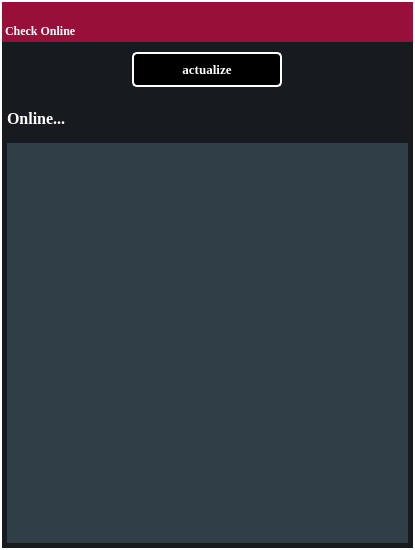
<?xml version="1.0" encoding="UTF-8"?>
<ui version="4.0">
 <class>UserOnline</class>
 <widget class="QWidget" name="UserOnline">
  <property name="geometry">
   <rect>
    <x>0</x>
    <y>0</y>
    <width>415</width>
    <height>550</height>
   </rect>
  </property>
  <property name="minimumSize">
   <size>
    <width>390</width>
    <height>500</height>
   </size>
  </property>
  <property name="maximumSize">
   <size>
    <width>415</width>
    <height>550</height>
   </size>
  </property>
  <property name="windowTitle">
   <string>Form</string>
  </property>
  <layout class="QGridLayout" name="gridLayout">
   <property name="leftMargin">
    <number>0</number>
   </property>
   <property name="topMargin">
    <number>0</number>
   </property>
   <property name="rightMargin">
    <number>0</number>
   </property>
   <property name="bottomMargin">
    <number>0</number>
   </property>
   <property name="spacing">
    <number>0</number>
   </property>
   <item row="0" column="0">
    <widget class="QFrame" name="main_frame">
     <property name="styleSheet">
      <string notr="true">QFrame{
		background:rgb(23, 27, 31);
		border:2px solid rgb(255,255,255);
}</string>
     </property>
     <property name="frameShape">
      <enum>QFrame::StyledPanel</enum>
     </property>
     <property name="frameShadow">
      <enum>QFrame::Raised</enum>
     </property>
     <layout class="QVBoxLayout" name="verticalLayout">
      <property name="spacing">
       <number>0</number>
      </property>
      <property name="leftMargin">
       <number>0</number>
      </property>
      <property name="topMargin">
       <number>0</number>
      </property>
      <property name="rightMargin">
       <number>0</number>
      </property>
      <property name="bottomMargin">
       <number>0</number>
      </property>
      <item>
       <widget class="QFrame" name="Top_frame">
        <property name="minimumSize">
         <size>
          <width>0</width>
          <height>40</height>
         </size>
        </property>
        <property name="maximumSize">
         <size>
          <width>16777215</width>
          <height>40</height>
         </size>
        </property>
        <property name="styleSheet">
         <string notr="true">QFrame{
		background:rgb(152, 16, 57);
		border:none;
}</string>
        </property>
        <property name="frameShape">
         <enum>QFrame::StyledPanel</enum>
        </property>
        <property name="frameShadow">
         <enum>QFrame::Raised</enum>
        </property>
        <widget class="QPushButton" name="Close_Button">
         <property name="geometry">
          <rect>
           <x>372</x>
           <y>3</y>
           <width>35</width>
           <height>35</height>
          </rect>
         </property>
         <property name="styleSheet">
          <string notr="true">QPushButton{
		background:rgb(152, 16, 57);
		color:rgb(0,0,0);
		border-top-left-radius:5px;
		border-top-right-radius:5px;
		border-bottom-right-radius:5px;
		border-bottom-left-radius:5px;
		border:0px solid rgb(255,255,255);
}

QPushButton::hover{
		background:rgb(23, 27, 31);
		color:rgb(57, 69, 81);
		border-top-left-radius:5px;
		border-top-right-radius:5px;
		border-bottom-right-radius:5px;
		border-bottom-left-radius:5px;
		border:0px solid rgb(255,255,255);
}
</string>
         </property>
         <property name="text">
          <string/>
         </property>
         <property name="iconSize">
          <size>
           <width>35</width>
           <height>35</height>
          </size>
         </property>
        </widget>
        <widget class="QPushButton" name="minimized_Button">
         <property name="geometry">
          <rect>
           <x>328</x>
           <y>2</y>
           <width>35</width>
           <height>35</height>
          </rect>
         </property>
         <property name="styleSheet">
          <string notr="true">QPushButton{
		background:rgb(152, 16, 57);
		color:rgb(0,0,0);
		border-top-left-radius:5px;
		border-top-right-radius:5px;
		border-bottom-right-radius:5px;
		border-bottom-left-radius:5px;
		border:0px solid rgb(255,255,255);
}

QPushButton::hover{
		background:rgb(23, 27, 31);
		color:rgb(57, 69, 81);
		border-top-left-radius:5px;
		border-top-right-radius:5px;
		border-bottom-right-radius:5px;
		border-bottom-left-radius:5px;
		border:0px solid rgb(255,255,255);
}
</string>
         </property>
         <property name="text">
          <string/>
         </property>
         <property name="iconSize">
          <size>
           <width>35</width>
           <height>35</height>
          </size>
         </property>
        </widget>
        <widget class="QLabel" name="label_2">
         <property name="geometry">
          <rect>
           <x>3</x>
           <y>3</y>
           <width>231</width>
           <height>33</height>
          </rect>
         </property>
         <property name="font">
          <font>
           <family>Georgia</family>
           <pointsize>9</pointsize>
           <weight>75</weight>
           <bold>true</bold>
          </font>
         </property>
         <property name="styleSheet">
          <string notr="true">QLabel{
	color:rgb(255,255,255);
}</string>
         </property>
         <property name="text">
          <string>Check Online</string>
         </property>
         <property name="alignment">
          <set>Qt::AlignBottom|Qt::AlignLeading|Qt::AlignLeft</set>
         </property>
        </widget>
       </widget>
      </item>
      <item>
       <widget class="QFrame" name="frame_2">
        <property name="styleSheet">
         <string notr="true">QFrame{
	border:none;

}</string>
        </property>
        <property name="frameShape">
         <enum>QFrame::StyledPanel</enum>
        </property>
        <property name="frameShadow">
         <enum>QFrame::Raised</enum>
        </property>
        <layout class="QVBoxLayout" name="verticalLayout_3">
         <property name="leftMargin">
          <number>5</number>
         </property>
         <property name="topMargin">
          <number>10</number>
         </property>
         <property name="rightMargin">
          <number>5</number>
         </property>
         <property name="bottomMargin">
          <number>5</number>
         </property>
         <item>
          <layout class="QVBoxLayout" name="verticalLayout_2">
           <item alignment="Qt::AlignHCenter">
            <widget class="QPushButton" name="Update_Button">
             <property name="minimumSize">
              <size>
               <width>150</width>
               <height>35</height>
              </size>
             </property>
             <property name="maximumSize">
              <size>
               <width>150</width>
               <height>35</height>
              </size>
             </property>
             <property name="font">
              <font>
               <family>Georgia</family>
               <pointsize>10</pointsize>
               <weight>75</weight>
               <bold>true</bold>
              </font>
             </property>
             <property name="styleSheet">
              <string notr="true">QPushButton{
	background:rgb(0,0,0);
	color:rgb(255,255,255);
	border:2px solid rgb(255,255,255);
	border-top-left-radius:5px;
	border-top-right-radius:5px;
	border-bottom-right-radius:5px;
	border-bottom-left-radius:5px;
	
}

QPushButton::hover{
	background:rgb(255,255,255);
	color:rgb(0,0,0);
	border:2px solid rgb(0,0,0);
	border-top-left-radius:5px;
	border-top-right-radius:5px;
	border-bottom-right-radius:5px;
	border-bottom-left-radius:5px;
	
}</string>
             </property>
             <property name="text">
              <string>actualize</string>
             </property>
             <property name="iconSize">
              <size>
               <width>25</width>
               <height>25</height>
              </size>
             </property>
            </widget>
           </item>
           <item>
            <spacer name="verticalSpacer">
             <property name="orientation">
              <enum>Qt::Vertical</enum>
             </property>
             <property name="sizeHint" stdset="0">
              <size>
               <width>20</width>
               <height>18</height>
              </size>
             </property>
            </spacer>
           </item>
           <item>
            <widget class="QFrame" name="frame">
             <property name="minimumSize">
              <size>
               <width>0</width>
               <height>38</height>
              </size>
             </property>
             <property name="styleSheet">
              <string notr="true">QFrame{
		background:rgb(23, 27, 31);
}</string>
             </property>
             <property name="frameShape">
              <enum>QFrame::StyledPanel</enum>
             </property>
             <property name="frameShadow">
              <enum>QFrame::Raised</enum>
             </property>
             <layout class="QGridLayout" name="gridLayout_2">
              <property name="leftMargin">
               <number>0</number>
              </property>
              <property name="topMargin">
               <number>0</number>
              </property>
              <property name="rightMargin">
               <number>0</number>
              </property>
              <property name="bottomMargin">
               <number>0</number>
              </property>
              <property name="spacing">
               <number>0</number>
              </property>
              <item row="0" column="0">
               <widget class="QLabel" name="label">
                <property name="font">
                 <font>
                  <family>Times New Roman</family>
                  <pointsize>12</pointsize>
                  <weight>75</weight>
                  <bold>true</bold>
                 </font>
                </property>
                <property name="styleSheet">
                 <string notr="true">QLabel{
		color:rgb(255,255,255);
}</string>
                </property>
                <property name="text">
                 <string>Online...</string>
                </property>
                <property name="alignment">
                 <set>Qt::AlignLeading|Qt::AlignLeft|Qt::AlignVCenter</set>
                </property>
               </widget>
              </item>
             </layout>
            </widget>
           </item>
           <item>
            <widget class="QListWidget" name="listWidget">
             <property name="minimumSize">
              <size>
               <width>0</width>
               <height>400</height>
              </size>
             </property>
             <property name="font">
              <font>
               <family>Georgia</family>
               <pointsize>10</pointsize>
               <weight>75</weight>
               <bold>true</bold>
              </font>
             </property>
             <property name="styleSheet">
              <string notr="true">QListWidget{
		background:rgb(48, 62, 71);
		color:rgb(255,255,255);
	   /*selection-color: rgb(3, 109, 253);*/
	
	
}</string>
             </property>
             <property name="editTriggers">
              <set>QAbstractItemView::NoEditTriggers</set>
             </property>
             <property name="alternatingRowColors">
              <bool>false</bool>
             </property>
             <property name="selectionMode">
              <enum>QAbstractItemView::SingleSelection</enum>
             </property>
             <property name="selectionBehavior">
              <enum>QAbstractItemView::SelectRows</enum>
             </property>
             <property name="iconSize">
              <size>
               <width>10</width>
               <height>10</height>
              </size>
             </property>
             <property name="movement">
              <enum>QListView::Free</enum>
             </property>
             <property name="isWrapping" stdset="0">
              <bool>false</bool>
             </property>
             <property name="spacing">
              <number>0</number>
             </property>
             <property name="modelColumn">
              <number>0</number>
             </property>
             <property name="uniformItemSizes">
              <bool>false</bool>
             </property>
             <property name="wordWrap">
              <bool>false</bool>
             </property>
             <property name="selectionRectVisible">
              <bool>true</bool>
             </property>
             <property name="currentRow">
              <number>-1</number>
             </property>
            </widget>
           </item>
          </layout>
         </item>
         <item>
          <spacer name="verticalSpacer_3">
           <property name="orientation">
            <enum>Qt::Vertical</enum>
           </property>
           <property name="sizeHint" stdset="0">
            <size>
             <width>20</width>
             <height>3</height>
            </size>
           </property>
          </spacer>
         </item>
        </layout>
       </widget>
      </item>
     </layout>
    </widget>
   </item>
  </layout>
 </widget>
 <resources/>
 <connections/>
</ui>
